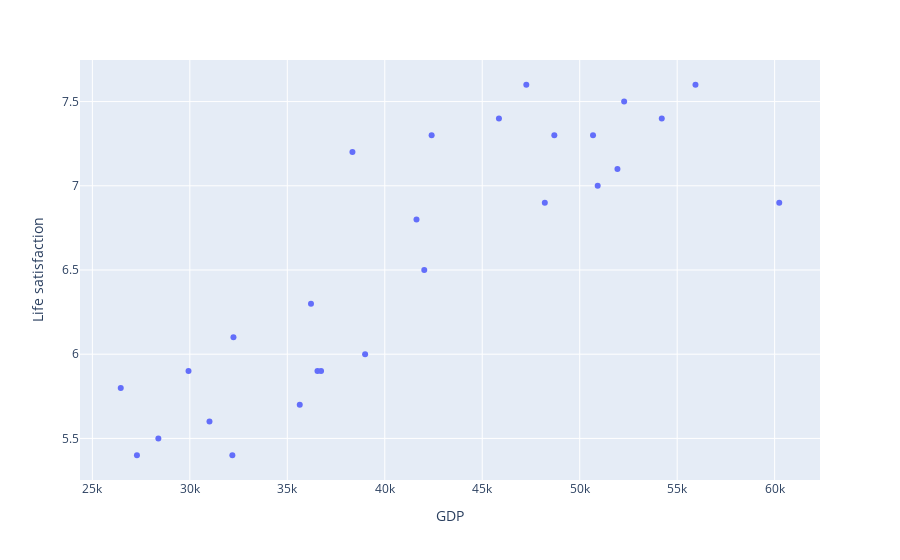

The cell this chart's notebook holds for it:
### Code cell
df = pd.DataFrame({'GDP':X.squeeze(), 'Life satisfaction': y.squeeze()})
px.scatter(df, x='GDP', y='Life satisfaction')

### Figure 1 — Plotly figure (JSON) as saved in the notebook; plotly's stock layout.template omitted (floating-point values rounded to 4 significant figures)
{"data": [{"hovertemplate": "GDP=%{x}<br>Life satisfaction=%{y}<extra></extra>", "legendgroup": "", "marker": {"color": "#636efa", "symbol": "circle"}, "mode": "markers", "name": "", "orientation": "v", "showlegend": false, "type": "scatter", "x": [26460.0, 27290.0, 28380.0, 29930.0, 31010.0, 32180.0, 32240.0, 35640.0, 36220.0, 36550.0, 36730.0, 38340.0, 38990.0, 41630.0, 42030.0, 42400.0, 45860.0, 47260.0, 48210.0, 48700.0, 50680.0, 50920.0, 51940.0, 52280.0, 54210.0, 55940.0, 60240.0], "xaxis": "x", "y": [5.8, 5.4, 5.5, 5.9, 5.6, 5.4, 6.1, 5.7, 6.3, 5.9, 5.9, 7.2, 6, 6.8, 6.5, 7.3, 7.4, 7.6, 6.9, 7.3, 7.3, 7, 7.1, 7.5, 7.4, 7.6, 6.9], "yaxis": "y"}], "layout": {"legend": {"tracegroupgap": 0}, "margin": {"t": 60}, "xaxis": {"anchor": "y", "domain": [0, 1], "title": {"text": "GDP"}}, "yaxis": {"anchor": "x", "domain": [0, 1], "title": {"text": "Life satisfaction"}}}}
